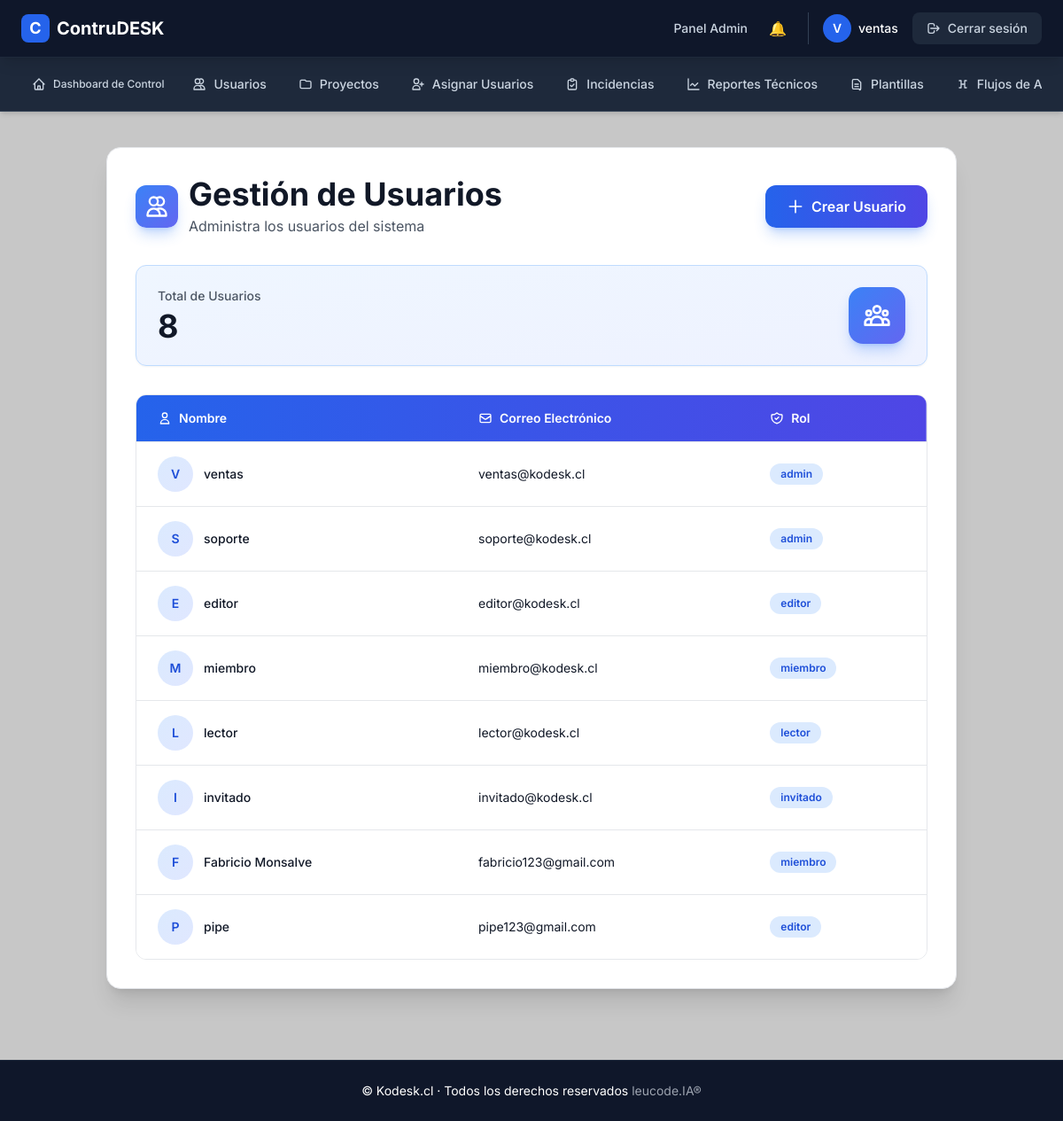
/admin/usuarios (signed in), run on an earlier commit of the app's database.
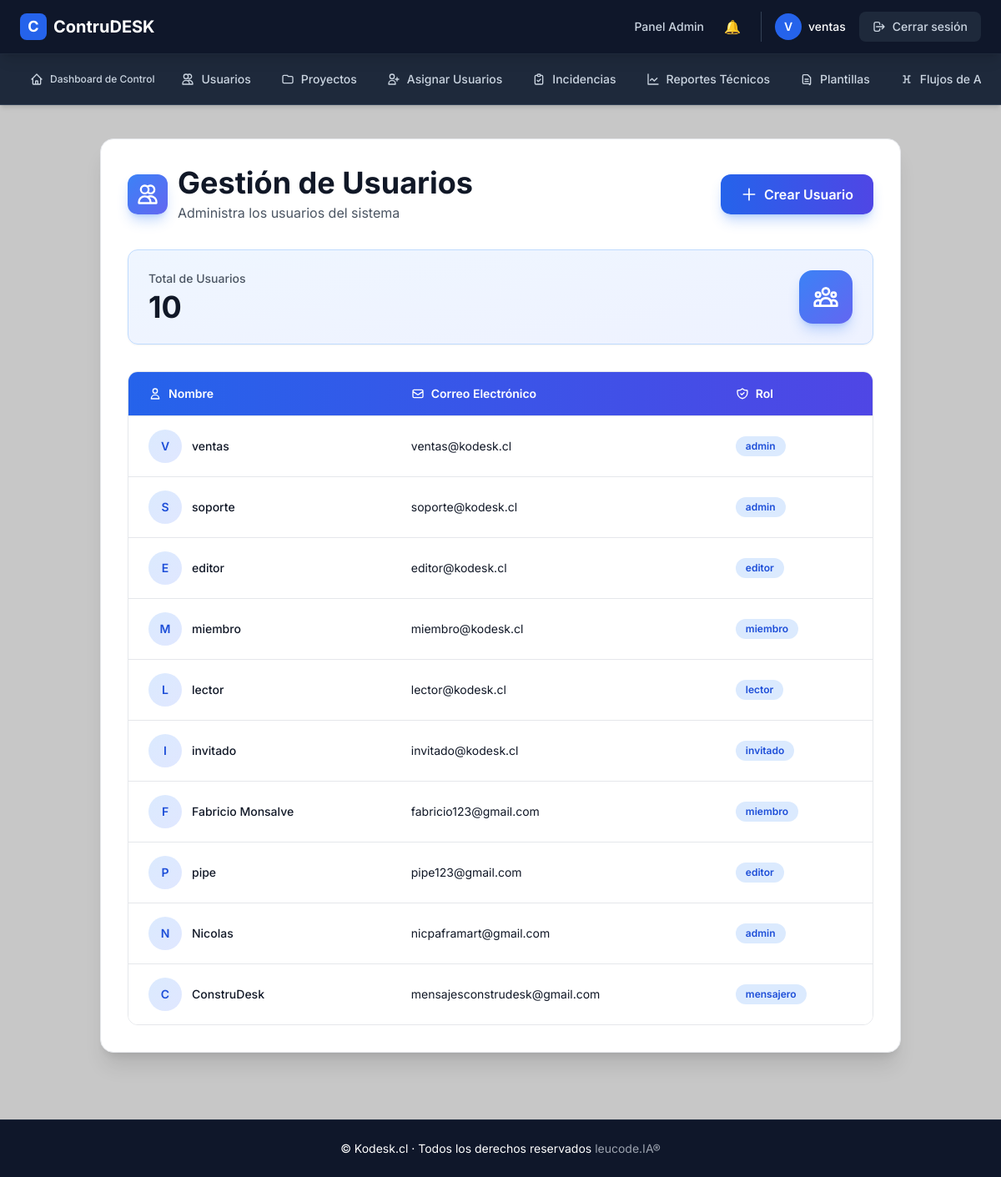
And on a later commit of the database.
### app/models.py (models this page shows, shortened)
class AdminUser(UserMixin, db.Model):
    __tablename__ = "admin_users"
    id = db.Column(db.Integer, primary_key=True)
    nombre = db.Column(db.String(120), nullable=False)
    email = db.Column(db.String(120), unique=True, nullable=False)
    password_hash = db.Column(db.String(255), nullable=False)
    roles = db.relationship('Role', secondary='user_roles', backref=db.backref('users', lazy='dynamic'))
    def has_role(self, role_name):
        return any(role.name == role_name for role in self.roles)
    @property
    def is_authenticated(self):
        return True

class Role(db.Model):
    __tablename__ = "roles"
    id = db.Column(db.Integer, primary_key=True)
    name = db.Column(db.String(80), unique=True, nullable=False)

### app/routes/admin.py (the view)
@admin_bp.route('/usuarios')
@login_required
def usuarios():
    usuarios = AdminUser.query.all()
    return render_template('admin/usuarios.html', usuarios=usuarios)

### app/templates/admin/usuarios.html (shortened to what this page needs)
{% extends "layout.html" %}
{% block content %}
<div class="container mx-auto mt-10 px-4 sm:px-6 lg:px-8 mb-20">
  <div class="max-w-7xl mx-auto">
    <div class="bg-white rounded-2xl shadow-xl p-6 sm:p-8 border border-gray-200">
      <div class="flex flex-col sm:flex-row sm:items-center sm:justify-between gap-4 mb-8">
        <div class="flex items-center gap-3">
          <div class="w-12 h-12 bg-gradient-to-br from-blue-500 to-indigo-500 rounded-xl flex items-center justify-center shadow-lg shadow-blue-500/30">
            <svg class="w-7 h-7 text-white" fill="none" stroke="currentColor" viewBox="0 0 24 24">
              <path stroke-linecap="round" stroke-linejoin="round" stroke-width="2" d="M12 4.354a4 4 0 110 5.292M15 21H3v-1a6 6 0 0112 0v1zm0 0h6v-1a6 6 0 00-9-5.197M13 7a4 4 0 11-8 0 4 4 0 018 0z"/>
            </svg>
          </div>
          <div>
            <h2 class="text-3xl sm:text-4xl font-bold text-gray-900">Gestión de Usuarios</h2>
            <p class="text-gray-600 text-sm sm:text-base mt-1">Administra los usuarios del sistema</p>
          </div>
        </div>
        <a href="{{ url_for('admin.crear_usuario') }}"
           class="group inline-flex items-center justify-center gap-2 bg-gradient-to-r from-blue-600 to-indigo-600 text-white px-6 py-3 rounded-xl font-semibold shadow-lg shadow-blue-500/30 hover:shadow-xl hover:shadow-blue-500/40 hover:scale-105 transition-all duration-300 whitespace-nowrap">
          <svg class="w-5 h-5 transition-transform group-hover:rotate-90 duration-300" fill="none" stroke="currentColor" viewBox="0 0 24 24">
            <path stroke-linecap="round" stroke-linejoin="round" stroke-width="2" d="M12 4v16m8-8H4"/>
          </svg>
          Crear Usuario
        </a>
      </div>
      <div class="mb-8">
        <div class="bg-gradient-to-br from-blue-50 to-indigo-50 rounded-xl p-6 border border-blue-200 shadow-sm">
          <div class="flex items-center justify-between">
            <div>
              <p class="text-gray-600 text-sm font-medium mb-1">Total de Usuarios</p>
              <p class="text-4xl font-bold text-gray-900">{{ usuarios|length }}</p>
            </div>
            <div class="w-16 h-16 bg-gradient-to-br from-blue-500 to-indigo-500 rounded-2xl flex items-center justify-center shadow-lg shadow-blue-500/30">
            </div>
          </div>
        </div>
      </div>
      <div class="border border-gray-200 rounded-xl overflow-hidden">
        <div class="overflow-x-auto">
          <table class="min-w-full divide-y divide-gray-200">
            <thead>
              <tr class="bg-gradient-to-r from-blue-600 to-indigo-600">
                <th scope="col" class="px-6 py-4 text-left text-sm font-semibold text-white">
                  <div class="flex items-center gap-2">
                    <svg class="w-4 h-4" fill="none" stroke="currentColor" viewBox="0 0 24 24">
                      <path stroke-linecap="round" stroke-linejoin="round" stroke-width="2" d="M16 7a4 4 0 11-8 0 4 4 0 018 0zM12 14a7 7 0 00-7 7h14a7 7 0 00-7-7z"/>
                    </svg>
                    Nombre
                  </div>
                </th>
                <th scope="col" class="px-6 py-4 text-left text-sm font-semibold text-white">
                  <div class="flex items-center gap-2">
                    <svg class="w-4 h-4" fill="none" stroke="currentColor" viewBox="0 0 24 24">
                      <path stroke-linecap="round" stroke-linejoin="round" stroke-width="2" d="M3 8l7.89 5.26a2 2 0 002.22 0L21 8M5 19h14a2 2 0 002-2V7a2 2 0 00-2-2H5a2 2 0 00-2 2v10a2 2 0 002 2z"/>
                    </svg>
                    Correo Electrónico
                  </div>
                </th>
                <th scope="col" class="px-6 py-4 text-left text-sm font-semibold text-white">
                  <div class="flex items-center gap-2">
                    Rol
                  </div>
                </th>
              </tr>
            </thead>
            <tbody class="bg-white divide-y divide-gray-200">
              {% for usuario in usuarios %}
              <tr class="hover:bg-blue-50/50 transition-colors duration-200">
                <td class="px-6 py-4 whitespace-nowrap">
                  <div class="flex items-center gap-3">
                    <div class="w-10 h-10 bg-gradient-to-br from-blue-100 to-indigo-100 rounded-full flex items-center justify-center">
                      <span class="text-blue-700 font-semibold text-sm">
                        {{ usuario.nombre[0].upper() }}
                      </span>
                    </div>
                    <div class="text-sm font-medium text-gray-900">{{ usuario.nombre }}</div>
                  </div>
                </td>
                <td class="px-6 py-4 whitespace-nowrap">
                  <div class="text-sm text-gray-900">{{ usuario.email }}</div>
                </td>
                <td class="px-6 py-4 whitespace-nowrap">
                  <div class="flex flex-wrap gap-2">
                    {% for role in usuario.roles %}
                      <span class="inline-flex items-center px-3 py-1 rounded-full text-xs font-semibold bg-blue-100 text-blue-700">
                        {{ role.name }}
                      </span>
                    {% endfor %}
                  </div>
                </td>
              </tr>
              {% endfor %}
            </tbody>
          </table>
        </div>
      </div>
    </div>
  </div>
</div>
{% endblock %}

### app/templates/layout.html (shortened to what this page needs)
<!DOCTYPE html>
<html lang="es">
<head>
  <script src="https://cdn.tailwindcss.com"></script>
</head>
<body class="min-h-screen flex flex-col">
  <header class="w-full bg-slate-900 border-b border-slate-800 sticky top-0 z-50 shadow-lg">
    <div class="max-w-full mx-auto px-3 sm:px-4 lg:px-6">
      <div class="flex items-center justify-between h-16">
        <a href="{{ url_for('main.index') }}" class="flex items-center gap-2 group">
          <div class="w-8 h-8 bg-blue-600 rounded-lg flex items-center justify-center group-hover:bg-blue-700 transition-colors">
            <span class="text-white font-bold text-lg">C</span>
          </div>
          <span class="text-xl font-bold text-white hidden sm:inline">
            ContruDESK
          </span>
        </a>
        <nav class="hidden lg:flex items-center gap-6">
          {% if current_user.is_authenticated %}
            {% if current_user.has_role('admin') %}
              <a href="{{ url_for('admin.admin_dashboard') }}" class="text-sm text-slate-300 hover:text-white transition-colors font-medium">
                Panel Admin
              </a>
              <a href="{{ url_for('admin.notificaciones') }}" class="relative">
                🔔
                {% set unread = current_user.system_notifications | selectattr("read", "equalto", False) | list | length %}
              </a>
            {% elif current_user.has_role('editor') %}
              <a href="{{ url_for('editor.editor_dashboard') }}" class="text-sm text-slate-300 hover:text-white transition-colors font-medium">
                Dashboard Editor
              </a>
            {% elif current_user.has_role('miembro') %}
              <a href="{{ url_for('miembro.miembro_dashboard') }}" class="text-sm text-slate-300 hover:text-white transition-colors font-medium">
                Dashboard Miembro
              </a>
            {% elif current_user.has_role('lector') %}
            {% else %}
              <a href="{{ url_for('main.index') }}" class="text-sm text-slate-300 hover:text-white transition-colors font-medium">
                Inicio
              </a>
            {% endif %}
            <div class="flex items-center gap-4 pl-4 border-l border-slate-700">
              <div class="flex items-center gap-2">
                <div class="w-8 h-8 bg-blue-600 rounded-full flex items-center justify-center">
                  <span class="text-white text-sm font-semibold">{{ current_user.nombre[0]|upper }}</span>
                </div>
                <span class="text-sm text-white font-medium">{{ current_user.nombre }}</span>
              </div>
              <a href="{{ url_for('auth.logout') }}" class="inline-flex items-center gap-2 px-4 py-2 bg-slate-800 hover:bg-slate-700 text-slate-300 hover:text-white rounded-lg text-sm font-medium transition-colors">
                <svg class="w-4 h-4" fill="none" stroke="currentColor" viewBox="0 0 24 24">
                  <path stroke-linecap="round" stroke-linejoin="round" stroke-width="2" d="M17 16l4-4m0 0l-4-4m4 4H7m6 4v1a3 3 0 01-3 3H6a3 3 0 01-3-3V7a3 3 0 013-3h4a3 3 0 013 3v1"/>
                </svg>
                Cerrar sesión
              </a>
            </div>
          {% else %}
            <a href="{{ url_for('auth.login') }}" class="inline-flex items-center gap-2 px-4 py-2 bg-blue-600 hover:bg-blue-700 text-white rounded-lg text-sm font-semibold transition-colors">
              Iniciar Sesión
            </a>
          {% endif %}
        </nav>
      </div>
    </div>
  </header>
  {% if current_user.is_authenticated %}
    <nav class="bg-slate-800 border-b border-slate-700 shadow-md">
      <div class="max-w-full mx-auto px-3 sm:px-4 lg:px-6">
        <div class="hidden md:flex items-center gap-1 py-3 overflow-x-auto">
          {% if current_user.has_role('admin') %}
            <a href="{{ url_for('admin.dashboard_control') }}" class="inline-flex items-center gap-2 px-3 py-2 text-xs font-medium text-slate-300 hover:text-white hover:bg-slate-700 rounded-lg transition-colors whitespace-nowrap">
                <svg class="w-4 h-4" fill="none" stroke="currentColor" viewBox="0 0 24 24">
                  <path stroke-linecap="round" stroke-linejoin="round" stroke-width="2" d="M3 12l2-2m0 0l7-7 7 7M5 10v10a1 1 0 001 1h3m10-11l2 2m-2-2v10a1 1 0 01-1 1h-3m-6 0a1 1 0 001-1v-4a1 1 0 011-1h2a1 1 0 011 1v4a1 1 0 001 1m-6 0h6"/>
                </svg>
                Dashboard de Control
            </a>
            <a href="{{ url_for('admin.usuarios') }}" class="inline-flex items-center gap-2 px-4 py-2 text-sm font-medium text-slate-300 hover:text-white hover:bg-slate-700 rounded-lg transition-colors whitespace-nowrap">
              <svg class="w-4 h-4" fill="none" stroke="currentColor" viewBox="0 0 24 24">
                <path stroke-linecap="round" stroke-linejoin="round" stroke-width="2" d="M12 4.354a4 4 0 110 5.292M15 21H3v-1a6 6 0 0112 0v1zm0 0h6v-1a6 6 0 00-9-5.197M13 7a4 4 0 11-8 0 4 4 0 018 0z"/>
              </svg>
              Usuarios
            </a>
            <a href="{{ url_for('admin.list_projects') }}" class="inline-flex items-center gap-2 px-4 py-2 text-sm font-medium text-slate-300 hover:text-white hover:bg-slate-700 rounded-lg transition-colors whitespace-nowrap">
              <svg class="w-4 h-4" fill="none" stroke="currentColor" viewBox="0 0 24 24">
                <path stroke-linecap="round" stroke-linejoin="round" stroke-width="2" d="M3 7v10a2 2 0 002 2h14a2 2 0 002-2V9a2 2 0 00-2-2h-6l-2-2H5a2 2 0 00-2 2z"/>
              </svg>
              Proyectos
            </a>
            <a href="{{ url_for('admin.assign_user_to_project') }}" class="inline-flex items-center gap-2 px-4 py-2 text-sm font-medium text-slate-300 hover:text-white hover:bg-slate-700 rounded-lg transition-colors whitespace-nowrap">
              <svg class="w-4 h-4" fill="none" stroke="currentColor" viewBox="0 0 24 24">
                <path stroke-linecap="round" stroke-linejoin="round" stroke-width="2" d="M18 9v3m0 0v3m0-3h3m-3 0h-3m-2-5a4 4 0 11-8 0 4 4 0 018 0zM3 20a6 6 0 0112 0v1H3v-1z"/>
              </svg>
              Asignar Usuarios
            </a>
            <a href="{{ url_for('admin.listar_incidencias') }}" class="inline-flex items-center gap-2 px-4 py-2 text-sm font-medium text-slate-300 hover:text-white hover:bg-slate-700 rounded-lg transition-colors whitespace-nowrap">
              <svg class="w-4 h-4" fill="none" stroke="currentColor" viewBox="0 0 24 24">
                <path stroke-linecap="round" stroke-linejoin="round" stroke-width="2" d="M9 5H7a2 2 0 00-2 2v12a2 2 0 002 2h10a2 2 0 002-2V7a2 2 0 00-2-2h-2M9 5a2 2 0 002 2h2a2 2 0 002-2M9 5a2 2 0 012-2h2a2 2 0 012 2m-6 9l2 2 4-4"/>
              </svg>
              Incidencias
            </a>
            <a href="{{ url_for('admin.ver_reportes') }}"
              class="inline-flex items-center gap-2 px-4 py-2 text-sm font-medium text-slate-300
                      hover:text-white hover:bg-slate-700 rounded-lg transition-colors whitespace-nowrap">
              <svg xmlns="http://www.w3.org/2000/svg"
                  fill="none" viewBox="0 0 24 24" stroke-width="2" stroke="currentColor"
                  class="w-4 h-4">
                <path stroke-linecap="round" stroke-linejoin="round"
                      d="M3 3v18h18M7 14l3-3 4 4 5-5"/>
              </svg>
              Reportes Técnicos
            </a>
            <a href="{{ url_for('admin.plantillas') }}"
              class="inline-flex items-center gap-2 px-4 py-2 text-sm font-medium text-slate-300
                      hover:text-white hover:bg-slate-700 rounded-lg transition-colors whitespace-nowrap">
              <svg xmlns="http://www.w3.org/2000/svg"
                  fill="none" viewBox="0 0 24 24" stroke-width="2" stroke="currentColor"
                  class="w-4 h-4">
                <path stroke-linecap="round" stroke-linejoin="round"
                      d="M9 12h6m-6 4h6m2 4H7a2 2 0 01-2-2V6a2 2 0 012-2h7l5 5v11a2 2 0 01-2 2z" />
              </svg>
              Plantillas
            </a>
            <a href="{{ url_for('admin.flujos_aprobacion') }}"
              class="inline-flex items-center gap-2 px-4 py-2 text-sm font-medium text-slate-300
                      hover:text-white hover:bg-slate-700 rounded-lg transition-colors whitespace-nowrap">
              <svg xmlns="http://www.w3.org/2000/svg"
                  fill="none" viewBox="0 0 24 24" stroke-width="2" stroke="currentColor"
                  class="w-4 h-4">
                <path stroke-linecap="round" stroke-linejoin="round"
                      d="M6 6h3m6 0h3m-9 0v12m6-12v12M6 18h3m6 0h3M9 12h6" />
              </svg>
              Flujos de Aprobación
            </a>
          {% endif %}
        </div>
      </div>
    </nav>
  {% endif %}
  <main class="flex-grow">
    {% block content %}{% endblock %}
  </main>
  <footer class="bg-slate-900 border-t border-slate-800 mt-auto">
    <div class="max-w-full mx-auto px-3 sm:px-4 lg:px-6 py-6">
      <div class="text-center">
        <p class="text-white text-sm">
          © {{ config.STORE_NAME or "Kodesk.cl" }} · Todos los derechos reservados
          <span class="text-gray-400">leucode.IA®</span>
        </p>
      </div>
    </div>
  </footer>
</body>
</html>

### app/templates/layout.html (style rules this page uses)
body { font-family: 'Inter', sans-serif !important; background-color: #c7c7c7 !important; }

What changed in the data, as far as the page shows it:
added AdminUser: nombre "N", nombre "Nicolas", email "nicpaframart@gmail.com", Role (name "admin")
added AdminUser: nombre "C", nombre "ConstruDesk", email "mensajesconstrudesk@gmail.com"
added Role: name "mensajero", shown under "C"
Also different on the page:
{{ usuarios|length }}: "8" → "10"
